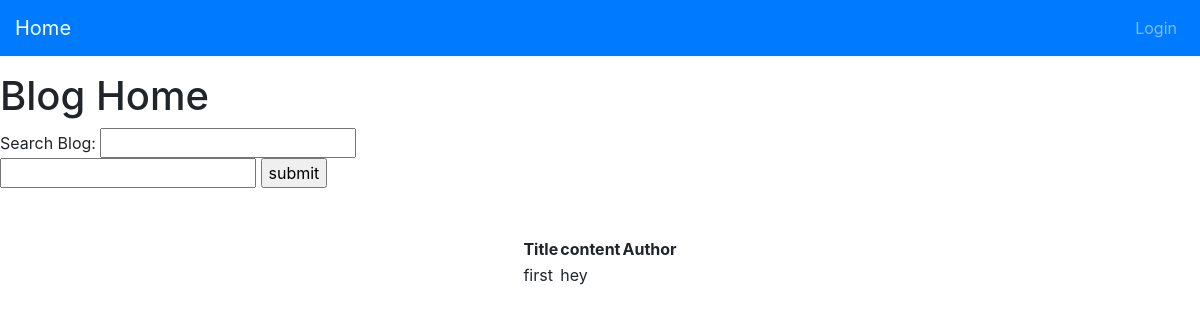
The app's page /, older data.
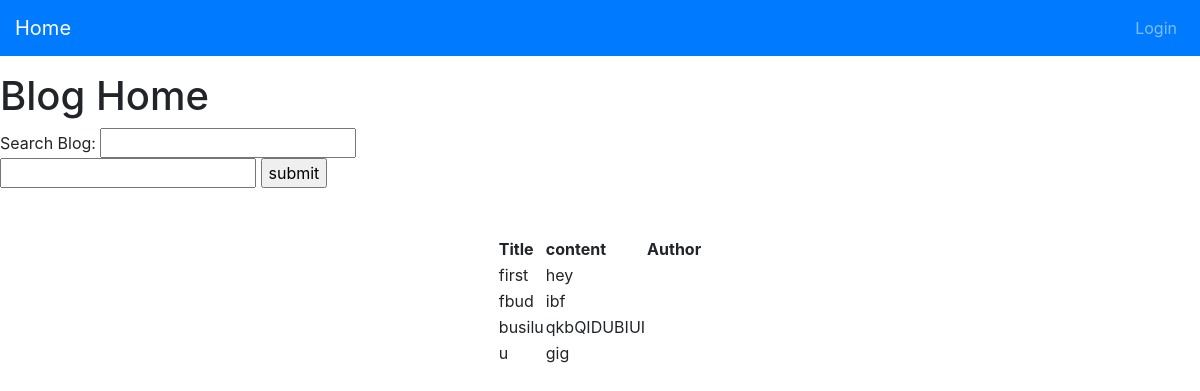
The same page, newer data.
### mysite/models.py (models this page shows, shortened)
class TheBlog(models.Model):
    id = models.BigAutoField(primary_key=True)
    user = models.ForeignKey(User, null=True, on_delete=models.CASCADE)
    title = models.CharField(max_length=120, blank=False)
    content = models.TextField(blank=False)
    author = models.TextField(blank=False)

### mysite/views.py (the view)
# urls.py: path('', home_view),
def home_view(request, *args, **kwargs):
    blog = TheBlog.objects.all()
    if request.GET.get('search'):
            search = request.GET.get('search')
            blog = TheBlog.objects.filter(query__icontains=search)
            title = request.GET.get('title')
            query = TheBlog.objects.create(query=search, user_id=title)
            query.save()
    context = {
        'blog': blog,
        }
    return render(request, 'index.html', context)

### templates/index.html (shortened to what this page needs)
{% extends 'base.html' %}
{% block content %}
<h1>Blog Home</h1>
<form method='POST' action='.'>{% csrf_token %}
    Search Blog: <input name='search' type='text'>
    <br>
    <input type='text' name='title' />
    <input type='submit' value='submit' />
</form>
<br>
<br>
<center>
    <table>
        <tr>
            <th id='title'>Title</th><th>content</th><th>Author</th>
        </tr>
        {% for items in blog %}
        <tr>
            <td>
                {{ items.title }}
            </td>
            <td>
                {{ items.content }}
            </td>
            {% endfor %}
            <td>
            </td>
        </tr>
    </table>
</center>
{% endblock content %}

### templates/base.html (shortened to what this page needs)
<!DOCTYPE html>
<html>
<head>
    {% block jinja_head %}
    <link rel="stylesheet" href="https://stackpath.bootstrapcdn.com/bootstrap/4.4.1/css/bootstrap.min.css">
    {% endblock jinja_head %}
</head>
<body>
    {% include 'navbar.html' %}
    {% block content %}{% endblock content %}
</body>
</html>

### templates/navbar.html (shortened to what this page needs)
<nav class="navbar navbar-expand-lg navbar-dark bg-primary mb-3 px-0">
  <div class="container-fluid">
    <a class="navbar-brand" href="/">
      Home
    </a>
    <div class="collapse navbar-collapse" id="navbarSupportedContent">
      <ul class='navbar-nav ml-auto'>
        {% if user.is_authenticated %}
        <li class="nav-item">
          <a class="nav-link" href="/logout">Logout</a>
        </li>
        <li class="nav-item">
          <a class="nav-link" href="/">Hello, {{user.username}}</a>
        </li>
        {% else %}
        <li class="nav-item">
          <a class="nav-link" href="/login">Login</a>
        </li>
        {% endif %}
      </ul>
    </div>
  </div>
</nav>

Row changes from the older to the newer data that the page shows:
added TheBlog: title "fbud", content "ibf"
added TheBlog: title "busilu", content "qkbQIDUBIUI"
added TheBlog: title "u", content "gig"
